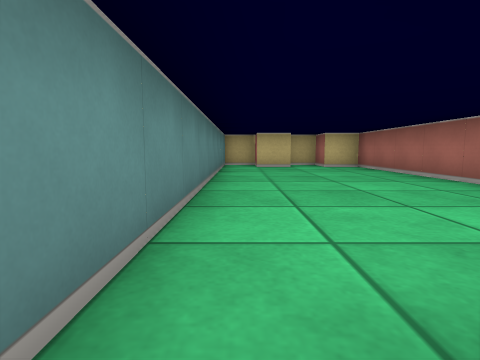
view 1 (above)

16 first-person views from a walk through a cub3D level. The camera is about half as high as the walls, tilts 6° down and sees 80° across. The floor is counted in squares. Each view is taken from the middle of a square. On the plan, view 1 faces up. The plan holds only what a view shows up to about 9 squares ahead; the rest is blank.

view 2
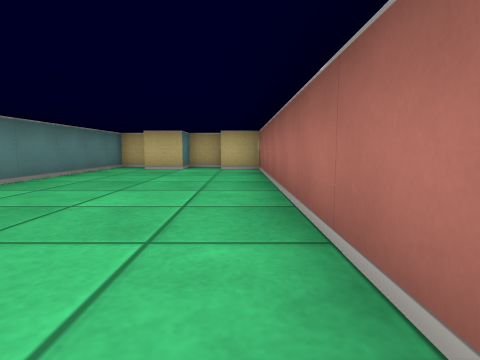

view 3
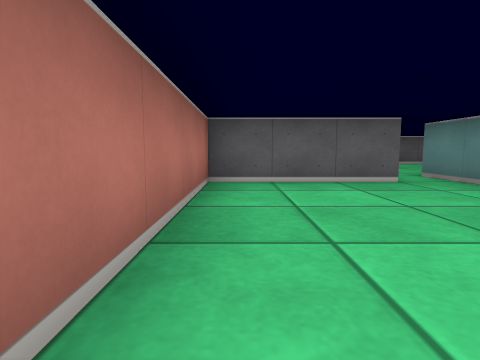

view 4
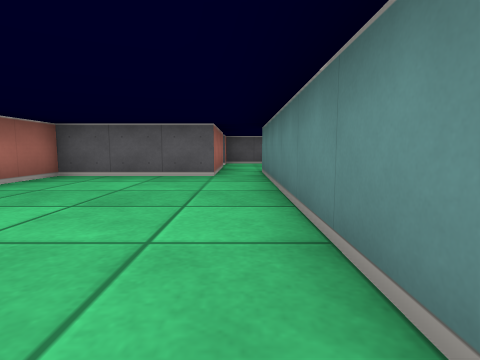

view 5
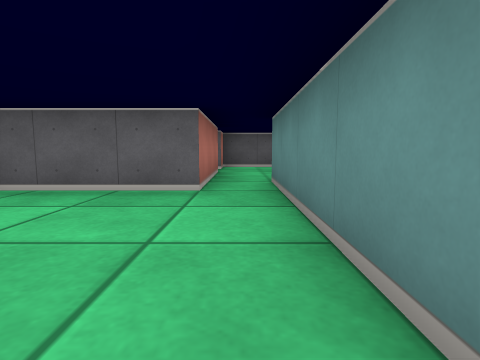

view 6
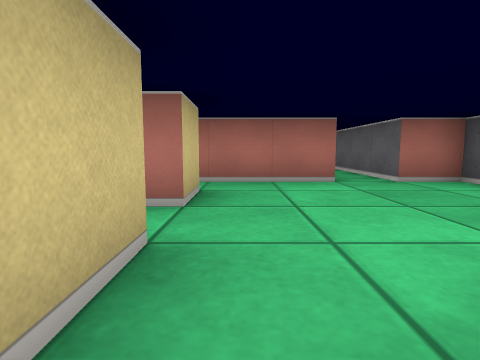

view 7
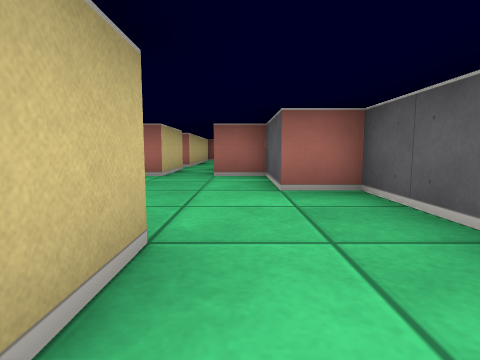

view 8
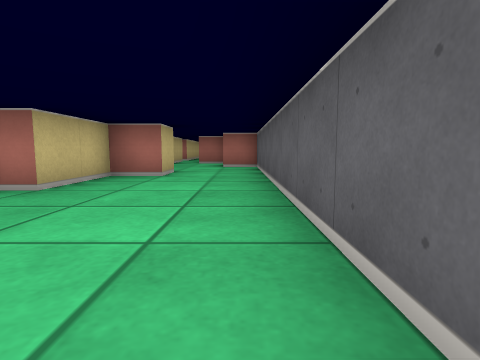

view 9
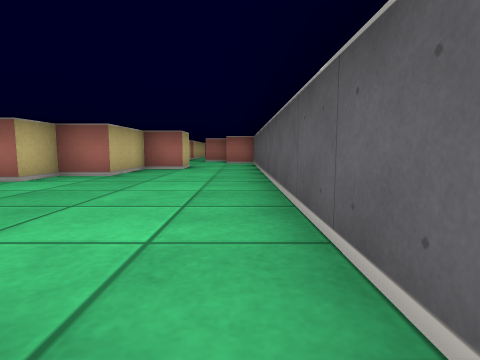

view 10
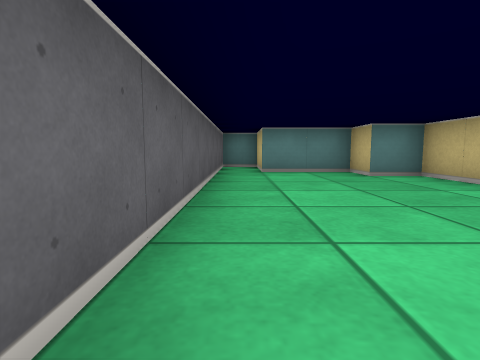

view 11
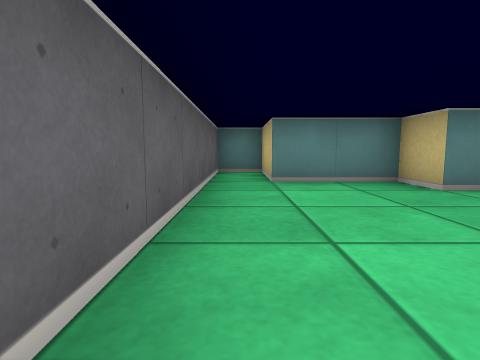

view 12
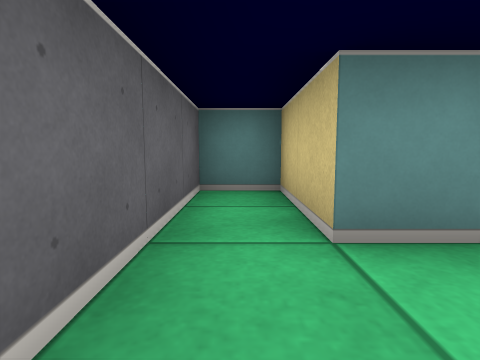

view 13
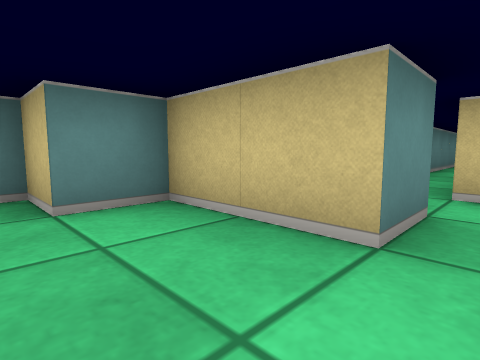

view 14
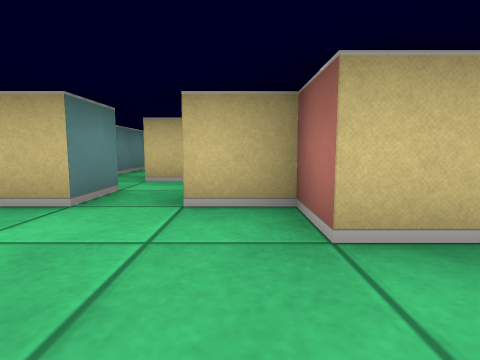

view 15
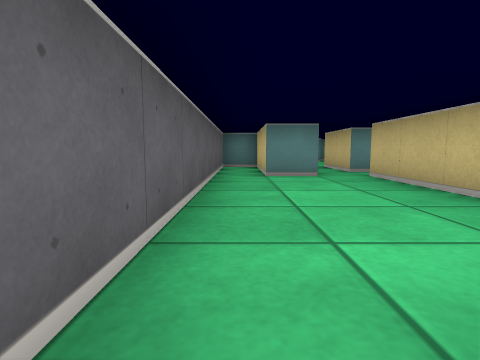

view 16
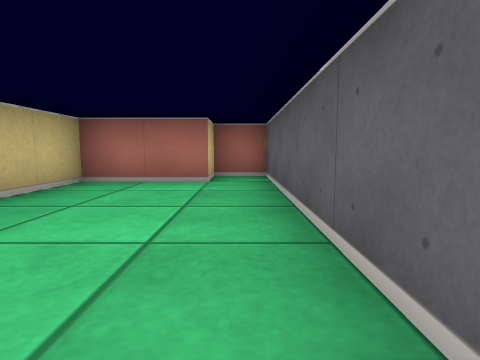

### Floor plan
Ten units are one square. View 1 is at (0, 0); x grows to the right and y downward. Boxes are objects, and circles mark ways between rooms. Rooms are numbered by the first view taken in them; rooms with no view inside come last. Other rooms are left out.
<svg viewBox="-140 -100 240 160">
<path fill="none" stroke="#000" d="M-25 5 -35 5M-5 -5 -5 5 -15 5 -15 1M5 25 5 -5M5 -5 35 -5 35 -85 25 -85 25 -90M2 -95 -5 -95 -5 -5M25 -95 15 -95 15 -85 5 -85M-35 35 -45 35 -45 25 -65 25 -65 15 -75 15 -75 11M-85 4 -85 15 -105 15 -105 25 -115 25 -115 45 -135 45 -135 55 -15 55 -15 45 5 45 5 35M25 20 25 25 5 25M9 55 95 55 95 45 85 45 85 25 35 25M5 35 35 35 35 45 5 45 5 55"/>
<circle cx="0" cy="0" r="3" fill="#2a7"/>
<circle cx="-15" cy="35" r="3" fill="#2a7"/>
<circle cx="15" cy="30" r="3" fill="#2a7"/>
<text x="-20" y="10">1</text>
<text x="10" y="-50">2</text>
<text x="-70" y="40">3</text>
<text x="50" y="40">4</text>
</svg>
Room 1 opens to room 2. Room 1 opens to room 3. Room 3 opens to room 4.

Where each view was taken, in squares from view 1:
view 1: 0 up, 0 right, facing up
view 2: 1 up, 3 right, facing up
view 3: 5 up, 3 right, facing down
view 4: 6 up, 0 right, facing down
view 5: 4 up, 0 right, facing down
view 6: 1 down, 4 left, facing right
view 7: 4 down, 5 left, facing right
view 8: 5 down, 10 left, facing right
view 9: 5 down, 12 left, facing right
view 10: 5 down, 5 left, facing left
view 11: 5 down, 7 left, facing left
view 12: 5 down, 10 left, facing left
view 13: 3 down, 8 left, facing up-left
view 14: 4 down, 7 left, facing up
view 15: 5 down, 9 right, facing left
view 16: 5 down, 4 right, facing right
